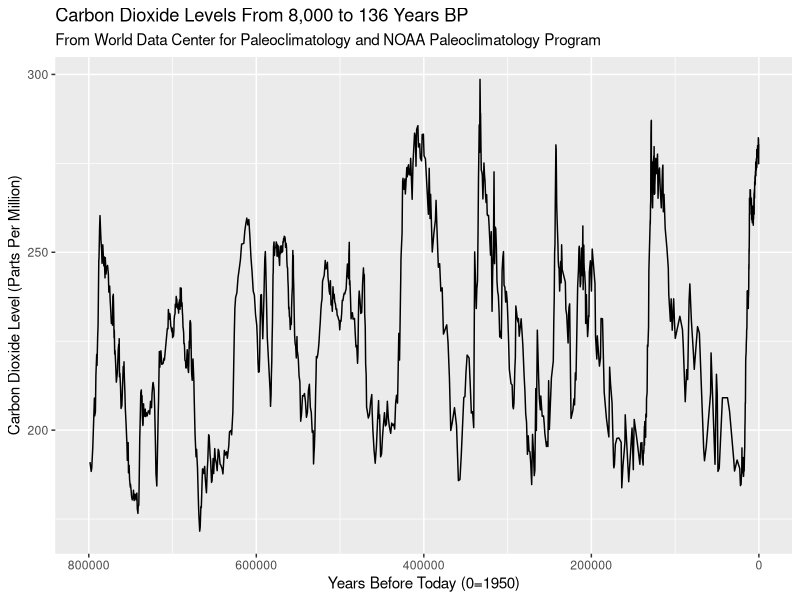

Generate this figure with R: (Note: this script raises an error after producing the figure.)
## ---- chunk 1
# load libraries and data
library("readr")
library("dplyr")
library("ggplot2")
## ---- chunk 2
options(scipen=10000) #removes scientific notation
#Create NOAA Visualization here:
noaa_data <- read.csv("carbon_dioxide_levels.csv")
head(noaa_data)
noaa_viz <- ggplot2::ggplot(noaa_data,aes(x = Age_yrBP, y = CO2_ppmv))+geom_line()+labs(title = "Carbon Dioxide Levels From 8,000 to 136 Years BP",subtitle = "From World Data Center for Paleoclimatology and NOAA Paleoclimatology Program",x = "Years Before Today (0=1950)",y = "Carbon Dioxide Level (Parts Per Million)" )+ scale_x_reverse(lim=c(800000,0))
noaa_viz

## ---- chunk 3
#Create IAC Visualization
iac_data <- read.csv("yearly_co2.csv")
head(iac_data)
str(iac_data)
iac_viz <- ggplot(iac_data,aes(x = year,y = data_mean_global)) + geom_line() + labs(title = "Carbon Dioxide Levels over Time",subtitle = "From Institute for Atmospheric and Climate Science (IAC).", x = "Year" , y = "Carbon Dioxide Level (Parts Per Million)") + geom_hline(aes(yintercept = millenia_max,linetype = "Historical CO2 Peak before 1950"))
iac_viz
millenia_max <- max(noaa_data$CO2_ppmv)
millenia_max



